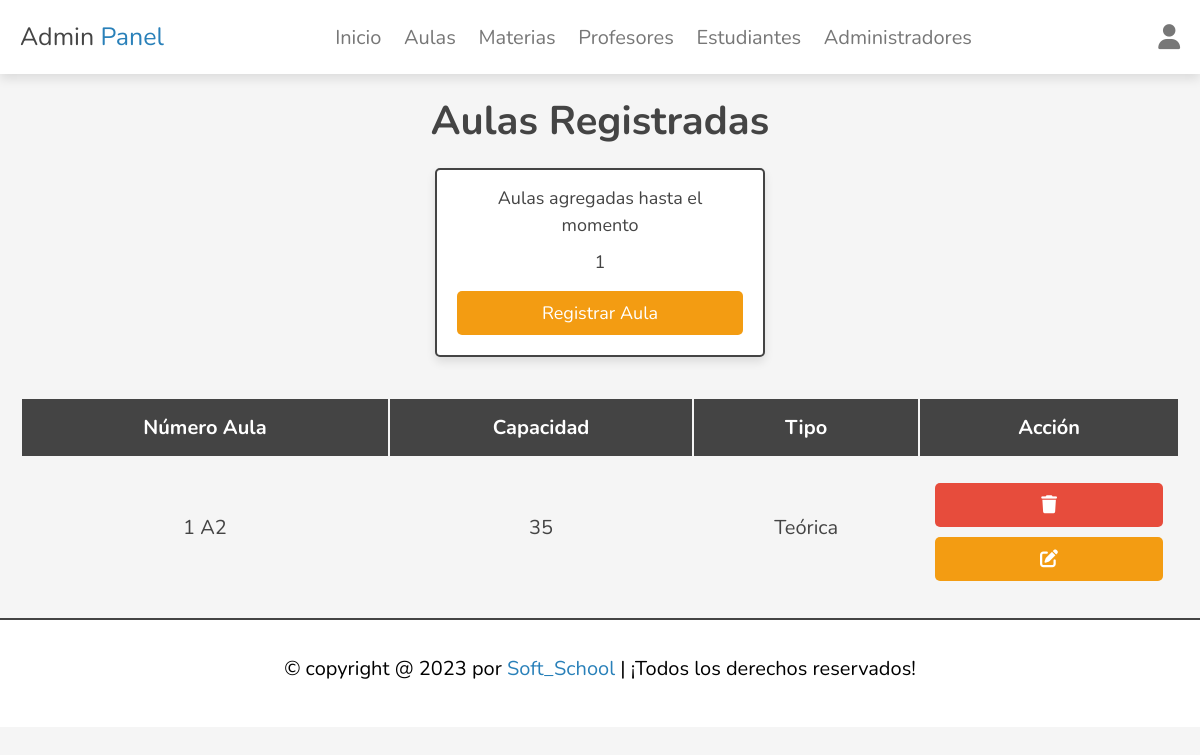
The page /pages/aulas/aulas_profile.php (signed in) on the database its author committed.
### tables this page shows
CREATE TABLE `aula` (
  `IdAula` int NOT NULL,
  `NúmeroAula` varchar(10) NOT NULL,
  `Capacidad` int NOT NULL,
  `Tipo` varchar(20) NOT NULL
);

### pages/aulas/aulas_profile.php (the view, shortened to what this page needs)
<?php
include '../../includes/connect.php';
?>
<!DOCTYPE html>
<html lang="en">
<?php
  include '../../includes/header.php';
?>
<head>
  <link rel="stylesheet" href="https://cdnjs.cloudflare.com/ajax/libs/font-awesome/6.1.1/css/all.min.css">
  <link rel="stylesheet" href="../../assets/css//main.css">
</head>
<body>
  <section class="accounts">
    <h1 class="heading">Aulas Registradas</h1>
    <div class="box-container">
      <div class="box">
        <?php
          $select_admins = $connect->prepare("SELECT * FROM `aula`");
          $select_admins->execute();
          $number_of_admins = $select_admins->rowCount();
        ?>
        <p>Aulas agregadas hasta el momento</p>
        <p><?= $number_of_admins; ?></p>
        <a href="registro_aula.php" class="option-btn">registrar aula</a>
      </div>
    </div>
  </section>
  <section class="display__product-table">
    <table>
      <thead>
        <th>Número Aula</th>
        <th>Capacidad</th>
        <th>Tipo</th>
        <th>Acción</th>
      </thead>
      <tbody>
        <?php
          $show_aula = $connect->prepare("SELECT * FROM `aula`");
          $show_aula->execute();
          if ($show_aula->rowCount() > 0) {
            while ($fetch_aula = $show_aula->fetch(PDO::FETCH_ASSOC)) {
          ?>
        <tr>
          <td><?php echo $fetch_aula['NúmeroAula']; ?></td>
          <td><?php echo $fetch_aula['Capacidad']; ?></td>
          <td><?php echo $fetch_aula['Tipo']; ?></td>
          <td>
            <a href="aulas_profile.php?delete=<?php echo $fetch_aula['IdAula']; ?>" class="delete-btn"
              onclick="return confirm('¿Estás seguro de que quieres eliminar esto?');"> <i class="fas fa-trash"></i></a>
            <a href="update_aulas.php?update=<?php echo $fetch_aula['IdAula']; ?>" class="option-btn"> <i
                class="fas fa-edit"></i></a>
          </td>
        </tr>
        <?php
              };
            }else{
              echo '<p class="empty">¡Aún no se han añadido Aulas!</p>';
            }
          ?>
      </tbody>
    </table>
  </section>
  <?php
    include '../../includes/footer.php';
  ?>
</body>
</html>

### assets/css/main.css (style rules this page uses)
:root { --main-color: #2980b9; --red: #e74c3c; --orange: #f39c12; --black: #444; --white: #fff; --light-bg: #f5f5f5; --light-color: #777; --border: 0.2rem solid var(--black); --box-shadow: 0 0.5rem 1rem rgba(0, 0, 0, 0.1); }
* { margin: 0; padding: 0; box-sizing: border-box; font-family: 'Nunito', sans-serif; text-decoration: none; outline: none; border: none; }
html { font-size: 62.5%; overflow-x: hidden; }
body { background-color: var(--light-bg); }
section { max-width: 1200px; margin: 0 auto; padding: 2rem; }
.heading { font-size: 4rem; color: var(--black); text-align: center; margin-bottom: 2rem; text-transform: capitalize; }
.btn, .delete-btn, .option-btn { width: 100%; display: block; cursor: pointer; color: var(--white); font-size: 1.8rem; padding: 1rem 3rem; margin-top: 1rem; border-radius: 0.5rem; text-align: center; text-transform: capitalize; }
.delete-btn { background-color: var(--red); }
.option-btn { background-color: var(--orange); }
.accounts .box-container { display: grid; gap: 1.5rem; justify-content: center; align-items: flex-start; grid-template-columns: repeat(auto-fit, 33rem); }
.accounts .box-container .box { padding: 2rem; border: var(--border); border-radius: 0.5rem; box-shadow: var(--box-shadow); background-color: var(--white); }
.display__product-table table { width: 100%; text-align: center; }
.display__product-table table thead th { padding: 1.5rem; font-size: 2rem; background-color: var(--black); color: var(--white); }
.display__product-table table td { padding: 1.5rem; font-size: 2rem; color: var(--black); }
.display__product-table table td:first-child { padding: 0; }
.display__product-table table tr:nth-child(odd) { background-color: var(--bg-color); }
.accounts .box-container { display: grid; gap: 1.5rem; grid-template-columns: repeat(auto-fit, 33rem); justify-content: center; align-items: flex-start; }
.accounts .box-container .box { padding: 2rem; padding-top: 1rem; text-align: center; border: var(--border); border-radius: 0.5rem; box-shadow: var(--box-shadow); background-color: var(--white); }
.accounts .box-container .box p { font-size: 1.8rem; line-height: 1.5; padding: 0.5rem 0; color: var(--black); }

### rows shown on the page
aula: NúmeroAula "1 A2", Capacidad "35", Tipo "Teórica"

### other values the page prints
$number_of_admins "1"
